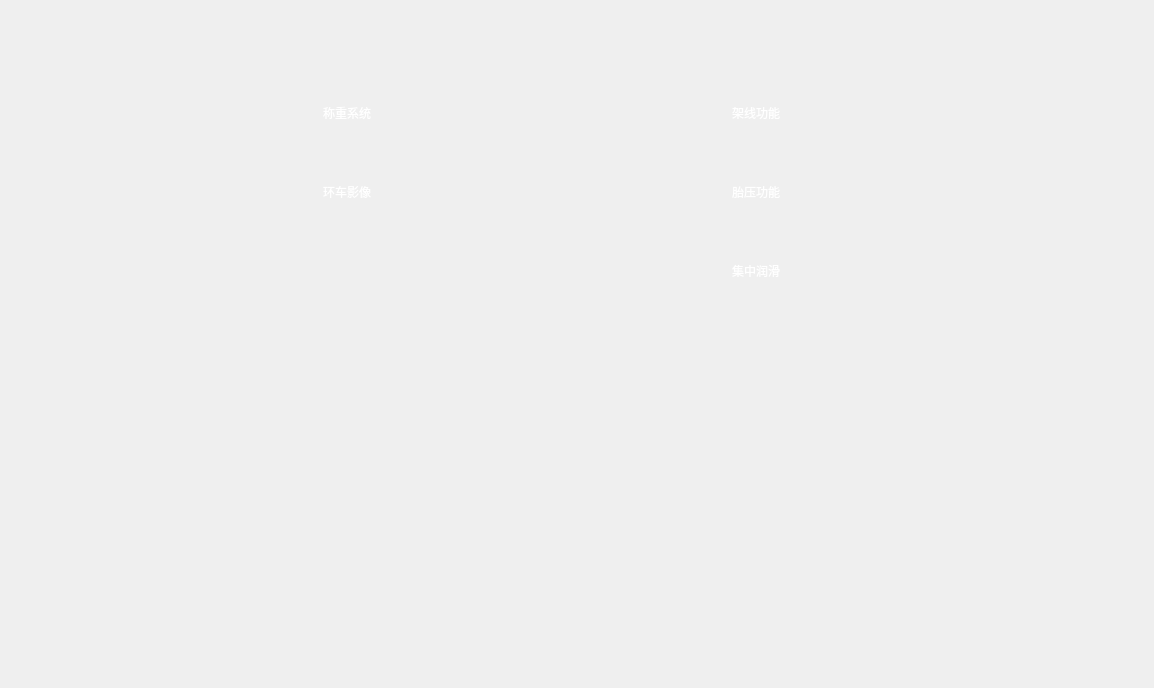
<?xml version="1.0" encoding="UTF-8"?>
<ui version="4.0">
 <class>OptionalFunction</class>
 <widget class="QWidget" name="OptionalFunction">
  <property name="geometry">
   <rect>
    <x>0</x>
    <y>0</y>
    <width>1154</width>
    <height>688</height>
   </rect>
  </property>
  <property name="minimumSize">
   <size>
    <width>674</width>
    <height>400</height>
   </size>
  </property>
  <property name="windowTitle">
   <string>Form</string>
  </property>
  <property name="styleSheet">
   <string notr="true">font: 12pt &quot;Microsoft JhengHei UI&quot;;
color:rgb(255,255,255)</string>
  </property>
  <layout class="QVBoxLayout" name="verticalLayout">
   <item>
    <widget class="QWidget" name="widget_2" native="true">
     <property name="styleSheet">
      <string notr="true">background:transparent</string>
     </property>
     <layout class="QGridLayout" name="gridLayout">
      <item row="1" column="4">
       <widget class="QLabel" name="label_3">
        <property name="styleSheet">
         <string notr="true">font: 40px &quot;Microsoft JhengHei UI&quot;;
color:rgb(255,255,255);
background:transparent</string>
        </property>
        <property name="text">
         <string>架线功能</string>
        </property>
        <property name="alignment">
         <set>Qt::AlignRight|Qt::AlignTrailing|Qt::AlignVCenter</set>
        </property>
       </widget>
      </item>
      <item row="5" column="4">
       <widget class="QLabel" name="label_5">
        <property name="styleSheet">
         <string notr="true">font: 40px &quot;Microsoft JhengHei UI&quot;;
color:rgb(255,255,255);
background:transparent</string>
        </property>
        <property name="text">
         <string>集中润滑</string>
        </property>
        <property name="alignment">
         <set>Qt::AlignRight|Qt::AlignTrailing|Qt::AlignVCenter</set>
        </property>
       </widget>
      </item>
      <item row="3" column="2">
       <widget class="QCheckBox" name="ckb_video">
        <property name="minimumSize">
         <size>
          <width>45</width>
          <height>25</height>
         </size>
        </property>
        <property name="maximumSize">
         <size>
          <width>45</width>
          <height>25</height>
         </size>
        </property>
        <property name="styleSheet">
         <string notr="true">QCheckBox::indicator:unchecked {
image: url(:/131.png);

}
QCheckBox::indicator:checked {
image: url(:/132.png);
}
</string>
        </property>
        <property name="text">
         <string/>
        </property>
       </widget>
      </item>
      <item row="1" column="2">
       <widget class="QCheckBox" name="ckb_weigh">
        <property name="minimumSize">
         <size>
          <width>45</width>
          <height>25</height>
         </size>
        </property>
        <property name="maximumSize">
         <size>
          <width>45</width>
          <height>25</height>
         </size>
        </property>
        <property name="styleSheet">
         <string notr="true">QCheckBox::indicator:unchecked {
image: url(:/131.png);

}
QCheckBox::indicator:checked {
image: url(:/132.png);
}
</string>
        </property>
        <property name="text">
         <string/>
        </property>
       </widget>
      </item>
      <item row="1" column="3">
       <spacer name="horizontalSpacer_3">
        <property name="orientation">
         <enum>Qt::Horizontal</enum>
        </property>
        <property name="sizeHint" stdset="0">
         <size>
          <width>40</width>
          <height>20</height>
         </size>
        </property>
       </spacer>
      </item>
      <item row="1" column="0">
       <spacer name="horizontalSpacer_4">
        <property name="orientation">
         <enum>Qt::Horizontal</enum>
        </property>
        <property name="sizeHint" stdset="0">
         <size>
          <width>40</width>
          <height>20</height>
         </size>
        </property>
       </spacer>
      </item>
      <item row="0" column="3">
       <spacer name="verticalSpacer">
        <property name="orientation">
         <enum>Qt::Vertical</enum>
        </property>
        <property name="sizeType">
         <enum>QSizePolicy::Minimum</enum>
        </property>
        <property name="sizeHint" stdset="0">
         <size>
          <width>20</width>
          <height>80</height>
         </size>
        </property>
       </spacer>
      </item>
      <item row="2" column="2">
       <spacer name="verticalSpacer_3">
        <property name="orientation">
         <enum>Qt::Vertical</enum>
        </property>
        <property name="sizeHint" stdset="0">
         <size>
          <width>20</width>
          <height>40</height>
         </size>
        </property>
       </spacer>
      </item>
      <item row="1" column="6">
       <spacer name="horizontalSpacer_5">
        <property name="orientation">
         <enum>Qt::Horizontal</enum>
        </property>
        <property name="sizeHint" stdset="0">
         <size>
          <width>40</width>
          <height>20</height>
         </size>
        </property>
       </spacer>
      </item>
      <item row="1" column="5">
       <widget class="QCheckBox" name="cbk_line">
        <property name="minimumSize">
         <size>
          <width>45</width>
          <height>25</height>
         </size>
        </property>
        <property name="maximumSize">
         <size>
          <width>45</width>
          <height>25</height>
         </size>
        </property>
        <property name="styleSheet">
         <string notr="true">QCheckBox::indicator:unchecked {
image: url(:/131.png);

}
QCheckBox::indicator:checked {
image: url(:/132.png);
}
</string>
        </property>
        <property name="text">
         <string/>
        </property>
       </widget>
      </item>
      <item row="3" column="4">
       <widget class="QLabel" name="label_4">
        <property name="styleSheet">
         <string notr="true">font: 40px &quot;Microsoft JhengHei UI&quot;;
color:rgb(255,255,255);
background:transparent</string>
        </property>
        <property name="text">
         <string>胎压功能</string>
        </property>
        <property name="alignment">
         <set>Qt::AlignRight|Qt::AlignTrailing|Qt::AlignVCenter</set>
        </property>
       </widget>
      </item>
      <item row="1" column="1">
       <widget class="QLabel" name="label">
        <property name="styleSheet">
         <string notr="true">font: 40px &quot;Microsoft JhengHei UI&quot;;
color:rgb(255,255,255);
background:transparent</string>
        </property>
        <property name="text">
         <string>称重系统</string>
        </property>
        <property name="alignment">
         <set>Qt::AlignRight|Qt::AlignTrailing|Qt::AlignVCenter</set>
        </property>
       </widget>
      </item>
      <item row="3" column="1">
       <widget class="QLabel" name="label_2">
        <property name="styleSheet">
         <string notr="true">font: 40px &quot;Microsoft JhengHei UI&quot;;
color:rgb(255,255,255);
background:transparent</string>
        </property>
        <property name="text">
         <string>环车影像</string>
        </property>
        <property name="alignment">
         <set>Qt::AlignRight|Qt::AlignTrailing|Qt::AlignVCenter</set>
        </property>
       </widget>
      </item>
      <item row="5" column="5">
       <widget class="QCheckBox" name="cbk_oil">
        <property name="minimumSize">
         <size>
          <width>45</width>
          <height>25</height>
         </size>
        </property>
        <property name="maximumSize">
         <size>
          <width>45</width>
          <height>25</height>
         </size>
        </property>
        <property name="styleSheet">
         <string notr="true">QCheckBox::indicator:unchecked {
image: url(:/131.png);

}
QCheckBox::indicator:checked {
image: url(:/132.png);
}
</string>
        </property>
        <property name="text">
         <string/>
        </property>
       </widget>
      </item>
      <item row="3" column="5">
       <widget class="QCheckBox" name="cbk_press">
        <property name="minimumSize">
         <size>
          <width>45</width>
          <height>25</height>
         </size>
        </property>
        <property name="maximumSize">
         <size>
          <width>45</width>
          <height>25</height>
         </size>
        </property>
        <property name="styleSheet">
         <string notr="true">QCheckBox::indicator:unchecked {
image: url(:/131.png);

}
QCheckBox::indicator:checked {
image: url(:/132.png);
}
</string>
        </property>
        <property name="text">
         <string/>
        </property>
       </widget>
      </item>
      <item row="4" column="5">
       <spacer name="verticalSpacer_4">
        <property name="orientation">
         <enum>Qt::Vertical</enum>
        </property>
        <property name="sizeHint" stdset="0">
         <size>
          <width>20</width>
          <height>40</height>
         </size>
        </property>
       </spacer>
      </item>
     </layout>
    </widget>
   </item>
   <item>
    <spacer name="verticalSpacer_2">
     <property name="orientation">
      <enum>Qt::Vertical</enum>
     </property>
     <property name="sizeHint" stdset="0">
      <size>
       <width>20</width>
       <height>40</height>
      </size>
     </property>
    </spacer>
   </item>
   <item>
    <widget class="QWidget" name="widget" native="true">
     <property name="styleSheet">
      <string notr="true">background:transparent</string>
     </property>
     <layout class="QHBoxLayout" name="horizontalLayout">
      <item>
       <spacer name="horizontalSpacer_2">
        <property name="orientation">
         <enum>Qt::Horizontal</enum>
        </property>
        <property name="sizeType">
         <enum>QSizePolicy::Preferred</enum>
        </property>
        <property name="sizeHint" stdset="0">
         <size>
          <width>40</width>
          <height>20</height>
         </size>
        </property>
       </spacer>
      </item>
      <item>
       <widget class="QPushButton" name="btn_back_home">
        <property name="minimumSize">
         <size>
          <width>250</width>
          <height>80</height>
         </size>
        </property>
        <property name="styleSheet">
         <string notr="true">QPushButton#btn_back_home{
background-image: url(:/按键_返回主界面3.png);
border:none;
}
QPushButton#btn_back_home:pressed{

background-image: url(:/按键_返回主界面2.png);
}</string>
        </property>
        <property name="text">
         <string/>
        </property>
       </widget>
      </item>
      <item>
       <spacer name="horizontalSpacer">
        <property name="orientation">
         <enum>Qt::Horizontal</enum>
        </property>
        <property name="sizeHint" stdset="0">
         <size>
          <width>40</width>
          <height>20</height>
         </size>
        </property>
       </spacer>
      </item>
      <item>
       <widget class="QPushButton" name="btn_back">
        <property name="minimumSize">
         <size>
          <width>250</width>
          <height>80</height>
         </size>
        </property>
        <property name="styleSheet">
         <string notr="true">QPushButton#btn_back{
background-image: url(:/按键_上一页2.png);
border:none;
}
</string>
        </property>
        <property name="text">
         <string/>
        </property>
       </widget>
      </item>
      <item>
       <spacer name="horizontalSpacer_6">
        <property name="orientation">
         <enum>Qt::Horizontal</enum>
        </property>
        <property name="sizeType">
         <enum>QSizePolicy::Preferred</enum>
        </property>
        <property name="sizeHint" stdset="0">
         <size>
          <width>40</width>
          <height>20</height>
         </size>
        </property>
       </spacer>
      </item>
     </layout>
    </widget>
   </item>
  </layout>
 </widget>
 <resources/>
 <connections/>
</ui>
